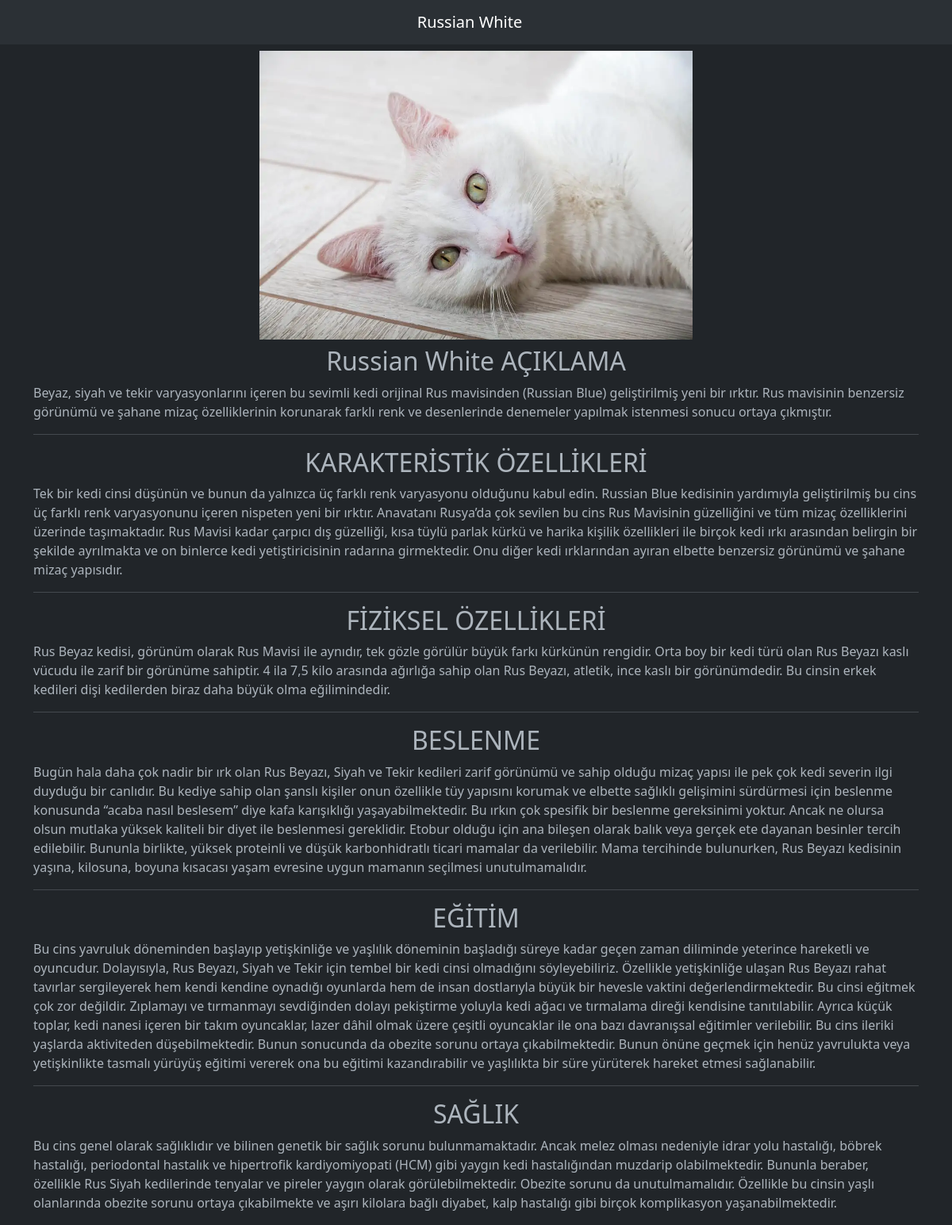
Page /kedi-detay/1 on the committed database.
### kedicinsleri/models.py (models this page shows, shortened)
class KediCins(models.Model):
    isim = models.CharField(max_length=100)
    aciklama = models.TextField()
    karakter = models.TextField()
    fiziksel = models.TextField()
    beslenme = models.TextField()
    egitim = models.TextField()
    saglik = models.TextField()
    resim = models.FileField(upload_to='urunler/',null=True)

### kedicinsleri/views.py (the view)
# urls.py: path('kedi-detay/<int:kediId>',detail,name='detay')
def detail(request,kediId):
    kedi=KediCins.objects.get(id=kediId)
    context={
        'kedi':kedi
    }
    return render(request,'detail.html',context)

### kedicinsleri/templates/detail.html (shortened to what this page needs)
<!DOCTYPE html>
<html lang="en">
<head>
    <link href="https://cdn.jsdelivr.net/npm/bootstrap@5.3.0-alpha3/dist/css/bootstrap.min.css" rel="stylesheet">
</head>
<body data-bs-theme="dark">
    <nav class="navbar bg-body-tertiary">
        <div class="container-fluid justify-content-center">
            <a class="navbar-brand"> {{kedi.isim}} </a>
        </div>
    </nav>
    <section>
        <div class="container">
            <div class="row d-flex justify-content-center">
                <div class="col-6">
                    <img src=" {{kedi.resim.url}} " class="my-2" alt="...">
                </div>
            </div>
        </div>
    </section>
    <section>
        <div class="container">
            <h2> {{kedi.isim}} AÇIKLAMA </h2>
            <p> {{kedi.aciklama}} </p>
            <hr>
            <h2> KARAKTERİSTİK ÖZELLİKLERİ </h2>
            <p> {{kedi.karakter}} </p>
            <hr>
            <h2> FİZİKSEL ÖZELLİKLERİ </h2>
            <p> {{kedi.fiziksel}} </p>
            <hr>
            <h2> BESLENME</h2>
            <p> {{kedi.beslenme}} </p>
            <hr>
            <h2> EĞİTİM </h2>
            <p> {{kedi.egitim}} </p>
            <hr>
            <h2> SAĞLIK </h2>
            <p> {{kedi.saglik}} </p>
        </div>
    </section>
</body>
</html>

### kedicinsleri/templates/detail.html (style rules this page uses)
h2 { text-align: center; }
img { max-width: 100%; }

### rows in the picture
KediCins: isim "Russian White", resim (picture), aciklama "Beyaz, siyah ve tekir varyasyonlarını içeren bu sevimli kedi orijinal Rus mavisinden (Russian Blue) geliştirilmiş yeni bir ırktır. Rus mavisinin benzersiz görünümü ve şahane mizaç özelliklerinin korunarak farklı renk ve desenlerinde denemeler yapılmak istenmesi sonucu ortaya çıkmıştır.", karakter "Tek bir kedi cinsi düşünün ve bunun da yalnızca üç farklı renk varyasyonu olduğunu kabul edin. Russian Blue kedisinin yardımıyla geliştirilmiş bu cins üç farklı renk varyasyonunu içeren nispeten yeni bir ırktır. Anavatanı Rusya’da çok sevilen bu cins Rus Mavisinin güzelliğini ve tüm mizaç özelliklerini üzerinde taşımaktadır. Rus Mavisi kadar çarpıcı dış güzelliği, kısa tüylü parlak kürkü ve harika kişilik özellikleri ile birçok kedi ırkı arasından belirgin bir şekilde ayrılmakta ve on binlerce kedi yetiştiricisinin radarına girmektedir. Onu diğer kedi ırklarından ayıran elbette benzersiz görünümü ve şahane mizaç yapısıdır.", fiziksel "Rus Beyaz kedisi, görünüm olarak Rus Mavisi ile aynıdır, tek gözle görülür büyük farkı kürkünün rengidir. Orta boy bir kedi türü olan Rus Beyazı kaslı vücudu ile zarif bir görünüme sahiptir. 4 ila 7,5 kilo arasında ağırlığa sahip olan Rus Beyazı, atletik, ince kaslı bir görünümdedir. Bu cinsin erkek kedileri dişi kedilerden biraz daha büyük olma eğilimindedir.", beslenme "Bugün hala daha çok nadir bir ırk olan Rus Beyazı, Siyah ve Tekir kedileri zarif görünümü ve sahip olduğu mizaç yapısı ile pek çok kedi severin ilgi duyduğu bir canlıdır. Bu kediye sahip olan şanslı kişiler onun özellikle tüy yapısını korumak ve elbette sağlıklı gelişimini sürdürmesi için beslenme konusunda “acaba nasıl beslesem” diye kafa karışıklığı yaşayabilmektedir. Bu ırkın çok spesifik bir beslenme gereksinimi yoktur. Ancak ne olursa olsun mutlaka yüksek kaliteli bir diyet ile beslenmesi gereklidir. Etobur olduğu için ana bileşen olarak balık veya gerçek ete dayanan besinler tercih edilebilir. Bununla birlikte, yüksek proteinli ve düşük karbonhidratlı ticari mamalar da verilebilir.…", egitim "Bu cins yavruluk döneminden başlayıp yetişkinliğe ve yaşlılık döneminin başladığı süreye kadar geçen zaman diliminde yeterince hareketli ve oyuncudur. Dolayısıyla, Rus Beyazı, Siyah ve Tekir için tembel bir kedi cinsi olmadığını söyleyebiliriz. Özellikle yetişkinliğe ulaşan Rus Beyazı rahat tavırlar sergileyerek hem kendi kendine oynadığı oyunlarda hem de insan dostlarıyla büyük bir hevesle vaktini değerlendirmektedir. Bu cinsi eğitmek çok zor değildir. Zıplamayı ve tırmanmayı sevdiğinden dolayı pekiştirme yoluyla kedi ağacı ve tırmalama direği kendisine tanıtılabilir. Ayrıca küçük toplar, kedi nanesi içeren bir takım oyuncaklar, lazer dâhil olmak üzere çeşitli oyuncaklar ile ona bazı…", saglik "Bu cins genel olarak sağlıklıdır ve bilinen genetik bir sağlık sorunu bulunmamaktadır. Ancak melez olması nedeniyle idrar yolu hastalığı, böbrek hastalığı, periodontal hastalık ve hipertrofik kardiyomiyopati (HCM) gibi yaygın kedi hastalığından muzdarip olabilmektedir. Bununla beraber, özellikle Rus Siyah kedilerinde tenyalar ve pireler yaygın olarak görülebilmektedir. Obezite sorunu da unutulmamalıdır. Özellikle bu cinsin yaşlı olanlarında obezite sorunu ortaya çıkabilmekte ve aşırı kilolara bağlı diyabet, kalp hastalığı gibi birçok komplikasyon yaşanabilmektedir."
